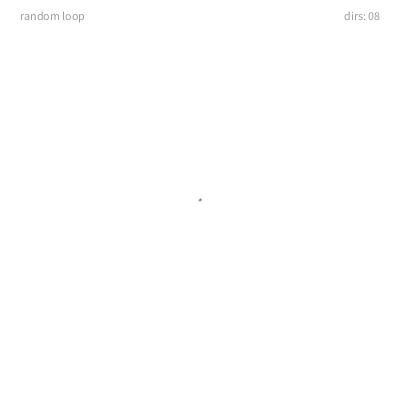
Frame 1 (no input)
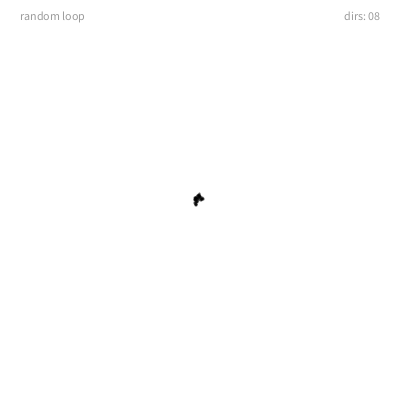
Frame 60 (the mouse pressed at the canvas centre just before this capture)
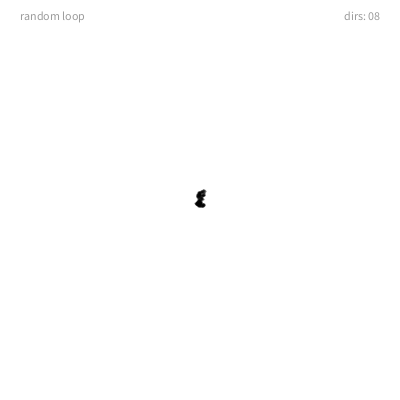
Frame 120 (the mouse held since frame 60 and released just before this capture)

The Processing sketch that drew these frames (run headless with seeded random() and noise(); from frame 60 on, the mouse is pressed at the canvas centre):

// Processing sketch: random_loop
// ── random_loop.pde

// Random Loop

// Closed loop variation of a random walk.
// To extend the loop we pick 2 positions to insert two
// steps in opposite directions

int dirs = 8;

float wstroke = 2.0;          // stroke weight
color cstroke = color(0, 80); // stroke color

float ang;
int[] walk;
float x, y;
BBox bbox = new BBox();


void setup() {
  size(400, 400);
  stroke(cstroke);
  fill(0, 100);
  smooth();
  reset();
}


void draw() {

  // info
  background(255);
  textAlign(LEFT);  text("random loop", 20, 20);
  textAlign(RIGHT); text("dirs: " + nf(dirs, 2), width - 20, 20);

  // extend the loop
  int dir =  randInt(dirs/2);
  walk = insert(walk, dir, randInt(walk.length));                   // add a single step anywhere in the loop
  walk = insert(walk, (dir + dirs/2) % dirs, randInt(walk.length)); // add the reverse step anywhere else
  
  // draw the loop
  bbox.centerScale(0.8);
  //bbox.reset();
  x = y = 0;
  for(int i = 0; i< walk.length; i++) {
    bbox.update(x, y);
    line(x, y, x += cos(walk[i] * ang), y += sin(walk[i] * ang));
  }


}

class BBox {
  
  boolean scaling;
  float xmin, xmax, ymin, ymax;
  
  void reset() {
    xmax = xmin = ymax = ymin = 0; 
  }
  void update(float x, float y) {
    xmin = min(x, xmin); xmax = max(x, xmax);
    ymin = min(y, ymin); ymax = max(y, ymax);
  }
  
  void centerScale(float factor) {
    translate(width/2, height/2);
    if(scaling) {
      float zoom = min(width, height) / max(xmax - xmin, ymax - ymin) * factor;
      scale(zoom);
      strokeWeight(wstroke / zoom);
    } else {
      strokeWeight(wstroke);
    }
    translate(-(xmax + xmin)/2, -(ymax + ymin)/2);
  }
} 


void reset() {
  walk = new int[] {};
  ang = TWO_PI / dirs;
  bbox.reset();
}

void keyPressed() {
  switch(keyCode) {
    case 'S'  : bbox.scaling =! bbox.scaling; return;
    case UP   : dirs += 2; break;
    case DOWN : dirs -= 2; break;
  }
  dirs = constrain(dirs, 4, 36);
  reset();
}


// insert an item into an array
int[] insert(int[] a, int item, int pos) {
  return concat(append(subset(a, 0, pos), item), subset(a, pos));
}


// we might want to use javas built-in random Integer functions ...
int randInt(int x) {
  return int(random(x));
}
